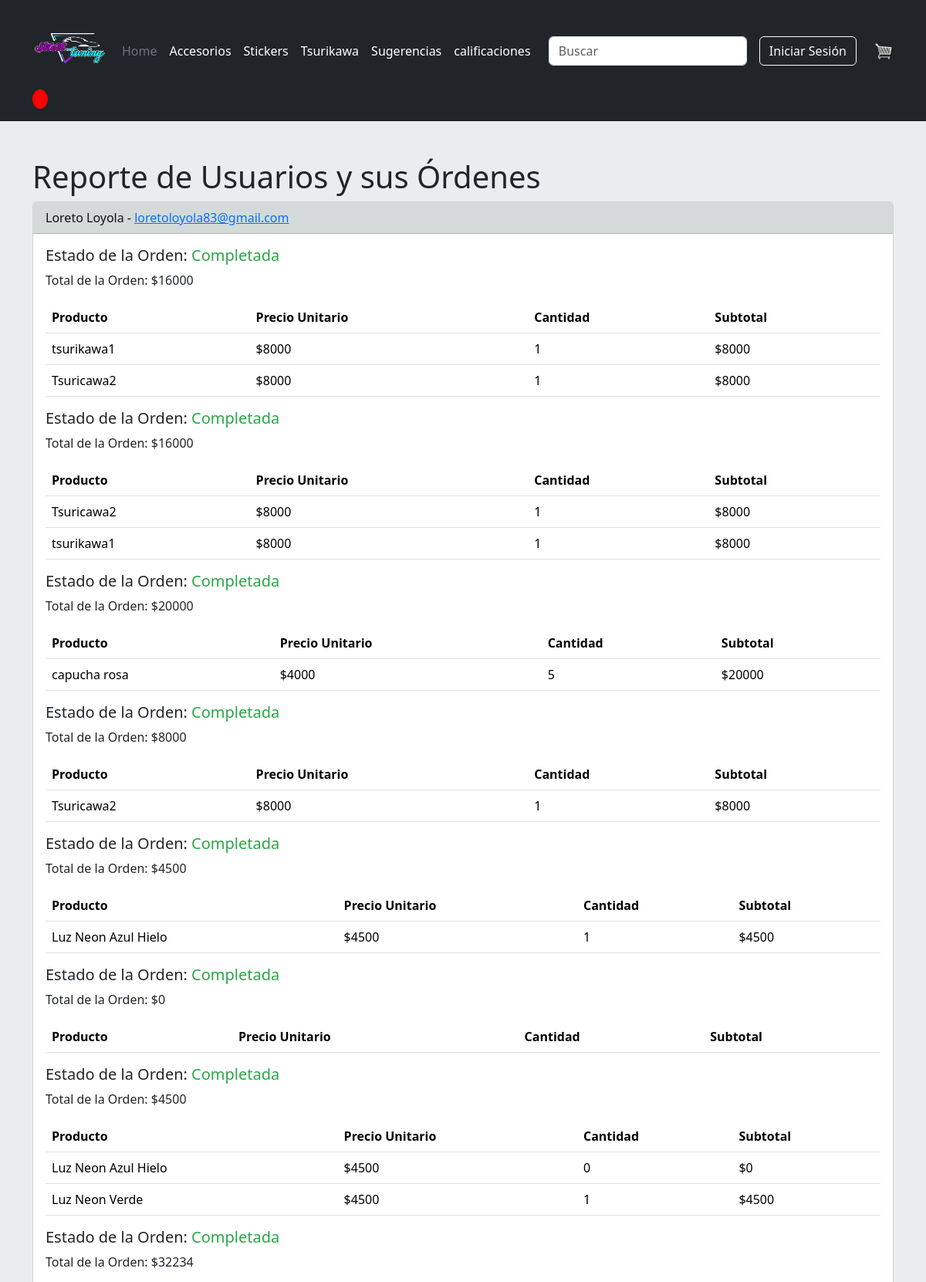
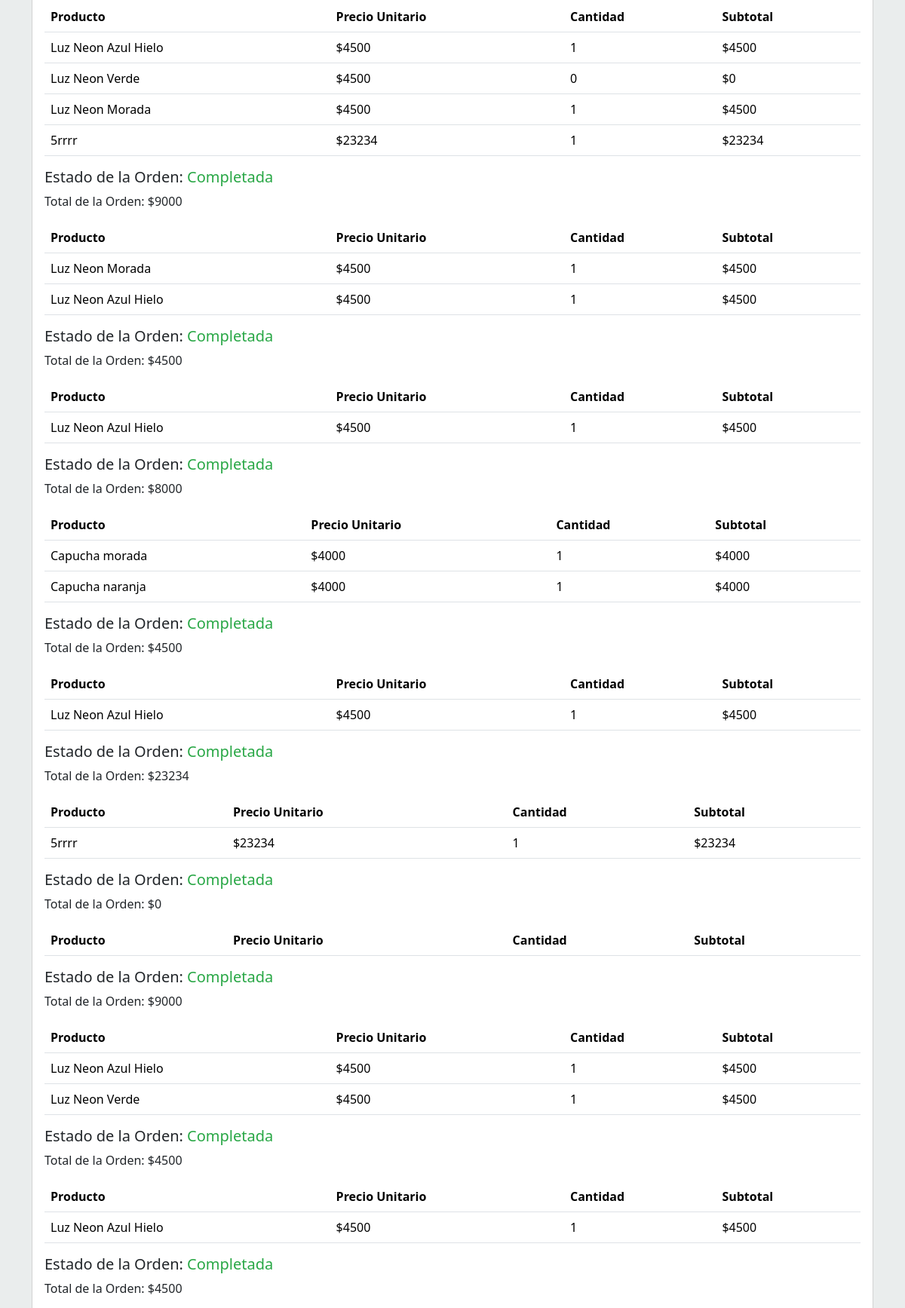
Screenshot of /reporteUsuarios/ (upper part) with the database file from the repository (2 pictures, top to bottom).
### appweb/models.py (models this page shows, shortened)
class Producto(models.Model):
    id_producto = models.UUIDField(primary_key=True, default=uuid.uuid4, editable=False)
    nombre = models.CharField(max_length=4000)
    cantidad = models.IntegerField()
    precio = models.IntegerField()
    categoria = models.ForeignKey(Categoria, on_delete=models.CASCADE)
    foto = models.ImageField(upload_to="producto",null=True)

### appweb/views.py (the view)
# urls.py: path('reporteUsuarios/', usuarios_ordenes_completadas, name='reporte_usuarios'),
def usuarios_ordenes_completadas(request):
    clientes = Cliente.objects.filter(orden__isnull=False).distinct()
    datos_clientes = []
    for cliente in clientes:
        ordenes_cliente = Orden.objects.filter(cliente=cliente)
        ordenes_detalle = []
        for orden in ordenes_cliente:
            items = orden.ordenitem_set.all()
            productos_detalle = [{
                'nombre_producto': item.Producto.nombre,
                'precio_unitario': item.Producto.precio,
                'cantidad': item.cantidadProducto,
                'subtotal': item.get_total
            } for item in items]
            ordenes_detalle.append({
                'productos': productos_detalle,
                'completada': orden.complete,
                'total_orden': orden.get_carrito_total
            })
        datos_clientes.append({
            'nombre': cliente.nombre + " " + cliente.apellido,
            'email': cliente.usuario.email if cliente.usuario else "No Email",
            'ordenes_detalle': ordenes_detalle,
        })
    return render(request, 'reporteUsuario.html', {'clientes': datos_clientes})

### appweb/context_processors.py (called while the page is built)
def carrito_items(request):
    if request.user.is_authenticated:
        try:
            cliente = Cliente.objects.get(usuario=request.user)
            orden, created = Orden.objects.get_or_create(cliente=cliente, complete=False)
            carritoItems = orden.get_carrito_items
        except Cliente.DoesNotExist:
            carritoItems = 0
    else:
        carritoItems = 0
    return {'carritoItems': carritoItems}

### appweb/models.py (called while the page is built)
    @property
    def get_carrito_total(self):
        ordenItems = self.ordenitem_set.all()
        total= sum([item.get_total for item in ordenItems])
        return total

    @property
    def get_total(self):
        total = self.Producto.precio * self.cantidadProducto
        return total

### appweb/templates/reporteUsuario.html (shortened to what this page needs)
{% extends 'base.html' %}
{% block contenido %}
<div class="container mt-5">
    <h1>Reporte de Usuarios y sus Órdenes</h1>
    {% for cliente in clientes %}
    <div class="card mb-3">
        <div class="card-header">
            {{ cliente.nombre }} - <a href="mailto:{{ p.email }}">{{ cliente.email }}</a>
        </div>
        <div class="card-body">
            {% for orden in cliente.ordenes_detalle %}
            <div>
                <h5>Estado de la Orden: <span class="{{ orden.completada|yesno:'estado-completada,estado-no-completada' }}">{{ orden.completada|yesno:"Completada,No Completada" }}</span></h5>
                <p>Total de la Orden: ${{ orden.total_orden }}</p>
                <table class="table">
                    <thead>
                        <tr>
                            <th>Producto</th>
                            <th>Precio Unitario</th>
                            <th>Cantidad</th>
                            <th>Subtotal</th>
                        </tr>
                    </thead>
                    <tbody>
                        {% for producto in orden.productos %}
                        <tr>
                            <td>{{ producto.nombre_producto }}</td>
                            <td>${{ producto.precio_unitario }}</td>
                            <td>{{ producto.cantidad }}</td>
                            <td>${{ producto.subtotal }}</td>
                        </tr>
                        {% endfor %}
                    </tbody>
                </table>
            </div>
            {% endfor %}
        </div>
    </div>
    {% endfor %}
</div>
{% endblock %}

### appweb/templates/reporteUsuario.html (style rules this page uses)
.card-header { background-color: #d4dada; color: rgb(17, 16, 16); }
.card-body { background-color: white;; }
.estado-completada { color: #28a745; }

### rows the page displays
Producto: nombre_producto "tsurikawa1" "tsurikawa1"
Producto: nombre_producto "Tsuricawa2" "Tsuricawa2" "Tsuricawa2"
Producto: nombre_producto "capucha rosa"
Producto: nombre_producto "Luz Neon Azul Hielo" "Luz Neon Azul Hielo" "Luz Neon Azul Hielo" "Luz Neon Azul Hielo" "Luz Neon Azul Hielo" "Luz Neon Azul Hielo" "Luz Neon Azul Hielo" "Luz Neon Azul Hielo"
Producto: nombre_producto "Luz Neon Verde" "Luz Neon Verde" "Luz Neon Verde"
Producto: nombre_producto "Luz Neon Morada" "Luz Neon Morada"
Producto: nombre_producto "5rrrr" "5rrrr"
Producto: nombre_producto "Capucha morada"
Producto: nombre_producto "Capucha naranja"

### other values shown
{{ cliente.nombre }} "Loreto Loyola"
{{ cliente.email }} "loretoloyola83@gmail.com"
{{ orden.completada|yesno:"Completada,No Completada" }} "Completada" "Completada" "Completada" "Completada" "Completada" "Completada" "Completada" "Completada" "Completada" "Completada" "Completada" "Completada" "Completada" "Completada" "Completada" "Completada" "Completada"
{{ orden.total_orden }} "16000" "16000" "20000" "8000" "4500" "0" "4500" "32234" "9000" "4500" "8000" "4500" "23234" "0" "9000" "4500" "4500"
{{ producto.precio_unitario }} "8000" "8000" "8000" "8000" "4000" "8000" "4500" "4500" "4500" "4500" "4500" "4500" "23234" "4500" "4500" "4500" "4000" "4000" "4500" "23234" "4500" "4500" "4500"
{{ producto.cantidad }} "1" "1" "1" "1" "5" "1" "1" "0" "1" "1" "0" "1" "1" "1" "1" "1" "1" "1" "1" "1" "1" "1" "1"
{{ producto.subtotal }} "8000" "8000" "8000" "8000" "20000" "8000" "4500" "0" "4500" "4500" "0" "4500" "23234" "4500" "4500" "4500" "4000" "4000" "4500" "23234" "4500" "4500" "4500"
